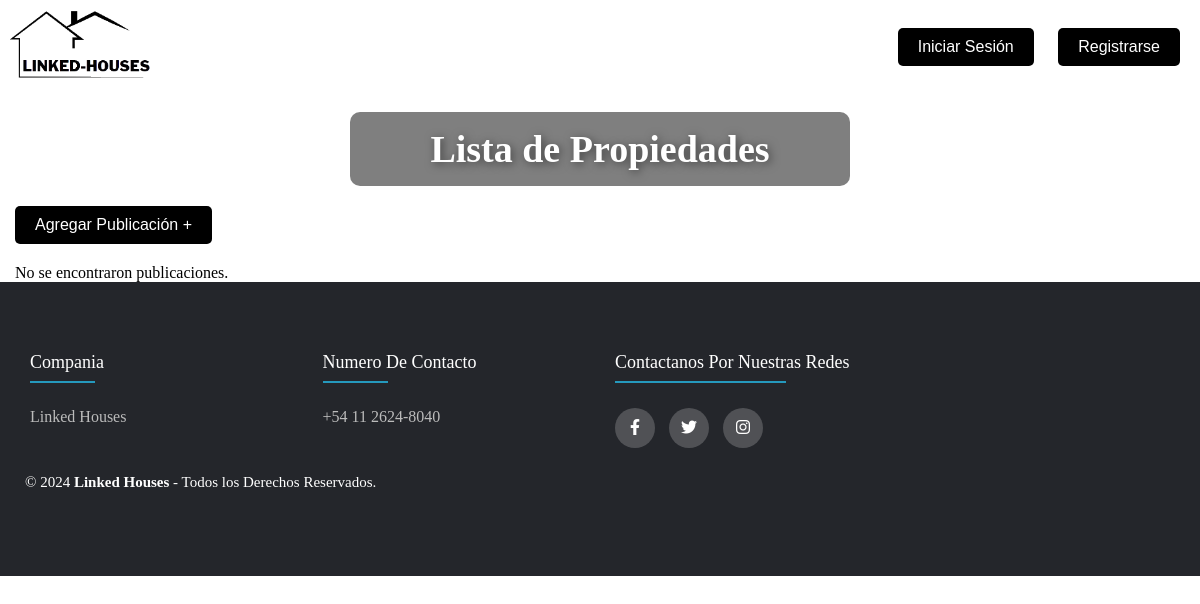
The app's page /venta.php, older data.
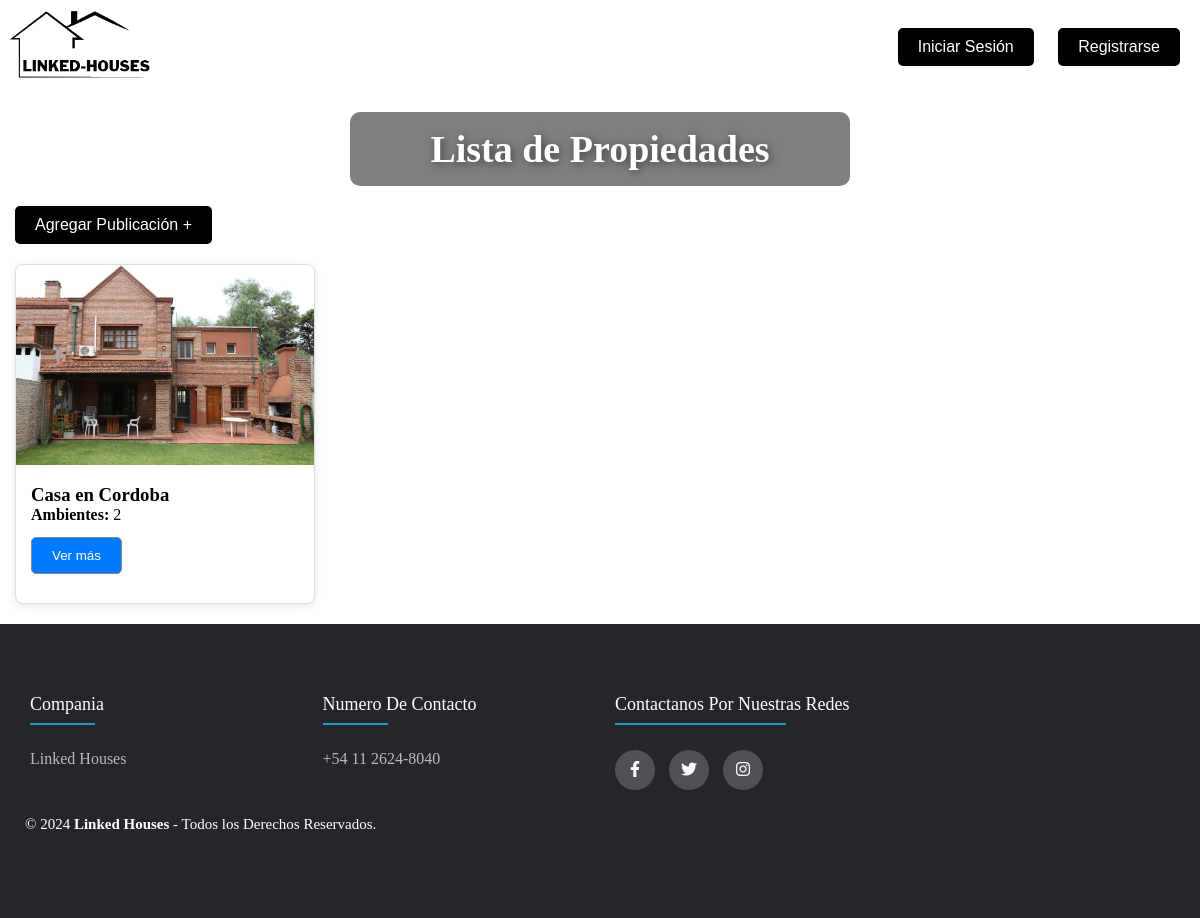
The same page, newer data.
### tables this page shows
CREATE TABLE `publicaciones` (
  `Localidad` varchar(25) NOT NULL,
  `Tipo` varchar(25) NOT NULL,
  `Dni-dueño` int(8) NOT NULL,
  `Cant-ambientes` int(25) NOT NULL,
  `Fecha` int(10) NOT NULL,
  `Met-pago` varchar(25) NOT NULL,
  `Condiciones` varchar(25) NOT NULL,
  `Imagen` varchar(255) DEFAULT NULL,
  `idPublicacion` int(11) NOT NULL,
  `MailUsuario` varchar(100) NOT NULL
);

### venta.php (the view, shortened to what this page needs)
<!DOCTYPE html>
<html lang="es">
<head>
    <link rel="stylesheet" href="estilo/ventas.css">
    <link rel="stylesheet" href="https://cdnjs.cloudflare.com/ajax/libs/font-awesome/6.2.1/css/all.min.css">
</head>
<body>
    <?php
    $usuarioLogueado = isset($_SESSION['usuario']);
    $nombreUsuario = $usuarioLogueado ? $_SESSION['usuario'] : '';
    ?>
    <div class="navbar">
        <a href="Index.php"><img src="logo_boceto.PNG" alt="Logo"></a>
        <div class="buttons">
            <?php if ($usuarioLogueado): ?>
                <span>Bienvenido, <?php echo htmlspecialchars($nombreUsuario); ?></span>
                <button onclick="location.href='logout.php'">Cerrar Sesión</button>
                <button onclick="location.href='seguimiento_contactos.php'">Seguimiento</button>
            <?php else: ?>
                <button onclick="location.href='login.html'">Iniciar Sesión</button>
                <button onclick="location.href='registrarse.html'">Registrarse</button>
            <?php endif; ?>
        </div>
    </div>
    <div class="container">
        <br>
        <h1 class="subtitulo">Lista de Propiedades</h1>
        <button class="add-publication-btn" onclick="location.href='agregar_publicacion.php'">Agregar Publicación +</button>
        <div id="property-list" class="property-list">
        <?php
include "conex/cn.php";
$sql = "SELECT idPublicacion, Localidad, Tipo, `Dni-dueño`, `Cant-ambientes`, Fecha, `Met-pago`, Condiciones, Imagen, MailUsuario FROM publicaciones";
$resultado = $conexdb->query($sql);
if ($resultado->num_rows > 0) {
    while ($fila = $resultado->fetch_assoc()) {
        echo "<div class='posteo'>";
        echo "<img src='" . htmlspecialchars($fila['Imagen']) . "' alt='Imagen'>";
        echo "<div class='posteo-contenido'>";
        echo "<h3>" . htmlspecialchars($fila['Tipo']) . " en " . htmlspecialchars($fila['Localidad']) . "</h3>";
        echo "<p><strong>Ambientes:</strong> " . htmlspecialchars($fila['Cant-ambientes']) . "</p>";
        echo "<button class='posteo-contenido' onclick='showDetails(".json_encode($fila).")'>Ver más</button>";
        echo "</div>";
        echo "</div>";
    }
} else {
    echo "<p>No se encontraron publicaciones.</p>";
}
?>
        </div>
    </div>
    <footer class="footer">
        <div class="container">
            <div class="row">
                <div class="footer-col">
                    <h4>Compania</h4>
                    <ul>
                        <li><a href="">Linked Houses</a></li>
                    </ul>
                </div>
                <div class="footer-col">
                    <h4>Numero de contacto</h4>
                    <ul>
                        <li><a>+54 11 2624-8040</a></li>
                    </ul>
                </div>
                <div class="footer-cor">
                    <h4>Contactanos por nuestras redes</h4>
                    <div class="social-links">
                        <a href=""><i class="fab fa-facebook-f"></i></a>
                        <a href=""><i class="fab fa-twitter"></i></a>
                        <a href="https://www.instagram.com/linked.housesoficial/"><i class="fab fa-instagram"></i></a>
                    </div>
                </div>
                <div class="grupo-2">
                    <small>&copy; 2024 <b>Linked Houses</b> - Todos los Derechos Reservados.</small>
                </div>
            </div>
        </div>
    </footer>
</body>
</html>

### estilo/ventas.css (style rules this page uses)
* { margin: 0; padding: 0; box-sizing: border-box; }
body { background-image: url(fondo2.jfif); background-repeat: no-repeat; background-size: cover; background-position: center; min-height: 100vh; }
.navbar { background-color: #ffffff; padding: 10px; display: flex; justify-content: space-between; align-items: center; font-family: 'Arial', sans-serif; }
.navbar button { background-color: #000000; color: white; padding: 10px 20px; margin: 0 10px; border: none; cursor: pointer; border-radius: 5px; font-size: 16px; transition: 0.5s; font-family: 'Arial', sans-serif; }
.navbar img { height: 70px; transition: 0.5s; }
.add-publication-btn { background-color: #000000; color: white; padding: 10px 20px; border: none; border-radius: 5px; cursor: pointer; margin-top: 20px; font-size: 16px; transition: 0.5s; }
.property-list { margin-top: 20px; }
.subtitulo { background-color: rgba(0, 0, 0, 0.5); padding: 15px; text-align: center; border-radius: 10px; color: white; font-size: 38px; text-shadow: 2px 2px 10px rgba(0, 0, 0, 0.5); max-width: 500px; margin: auto; }
.property-list { display: flex; justify-content: space-between; flex-wrap: wrap; }
.posteo { border: 1px solid #ddd; border-radius: 8px; overflow: hidden; width: 300px; box-shadow: 0 2px 8px rgba(0, 0, 0, 0.1); background-color: #ffffff; transition: 0.5s; margin-bottom: 20px; }
.posteo img { width: 300px; height: 200px; }
.posteo-contenido { padding: 15px; }
.posteo-contenido button { background-color: #007bff; color: white; margin: 5% auto; border: 1px solid #888; padding: 10px 20px; border-radius: 5px; cursor: pointer; max-width: 150px; }
.container { max-width: 1170px; margin:auto; }
.row { display: flex; flex-wrap: wrap; }
ul { list-style: none; }
.footer { background-color: #24262b; padding: 70px 0; }
.footer-col { width: 25%; padding: 0 15px; }
.footer-col h4 { font-size: 18px; color: #ffffff; text-transform: capitalize; margin-bottom: 35px; font-weight: 500; position: relative; }
.footer-col h4::before { content: ''; position: absolute; left:0; bottom: -10px; background-color: #2599bd; height: 2px; box-sizing: border-box; width: 65px; }
.footer-col ul li a { font-size: 16px; text-transform: capitalize; color: #ffffff; text-decoration: none; font-weight: 300; color: #bbbbbb; display: block; transition: all 0.3s ease; }
.row .grupo-2 { padding: 15px 10px; text-align: center; color: #fff; }
.row .grupo-2 small { font-size: 15px; }
.footer-cor { width: 25%; padding: 0 15px; }
.footer-cor h4 { font-size: 18px; color: #ffffff; text-transform: capitalize; margin-bottom: 35px; font-weight: 500; position: relative; }
.footer-cor h4::before { content: ''; position: absolute; left:0; bottom: -10px; background-color: #2599bd; height: 2px; box-sizing: border-box; width: 65%; }
.footer-cor .social-links a { display: inline-block; height: 40px; width: 40px; background-color: rgba(255,255,255,0.2); margin:0 10px 10px 0; text-align: center; line-height: 40px; border-radius: 50%; color: #ffffff; transition: all 0.5s ease; }

Row changes from the older to the newer data that the page shows:
added publicaciones: Imagen (picture), Tipo "Casa", Localidad "Cordoba", value "2"
Text that changed along with them:
text no longer shown: "No se encontraron publicaciones."
